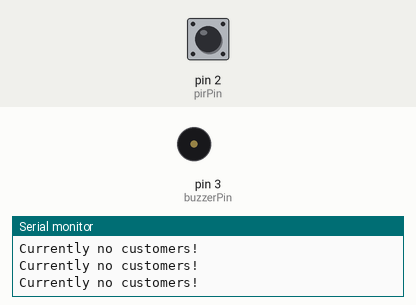
Simulated run of this sketch. Board: Arduino Uno, built with avr-gcc and run on an emulated ATmega328P. On the bench: buzzer (waves = sounding), the last lines printed to the serial monitor. The inputs (shaded band) are chosen by the test bench; at power-on: pin 2 (pirPin) LOW.

Above: at 1.2 s.
1.3 s: pin 2 (pirPin) driven HIGH
At 2.1 s:
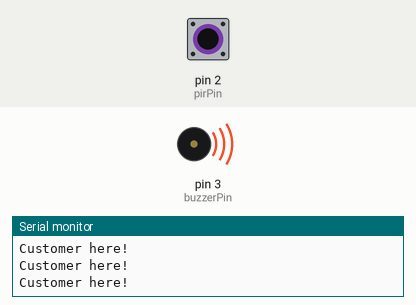
Timing chart, 0 to 2.8 s (numbered marks = the images above; inputs shaded):
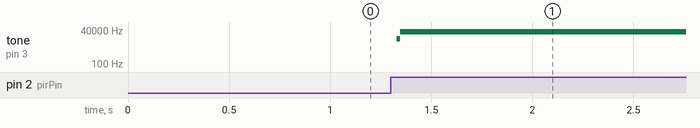

Measured:
- after the input at 1.3 s, tone on pin 3 (buzzerPin): silent → 8313 Hz at once, → 29285 Hz 0.02 s later

The sketch:

hackathon1_buzzer.ino
```cpp
 //TONES

 #define  A  440.00
 #define  Ab 415.30
 #define  B  493.88
 #define  Bb 466.16
 #define  C  523.25
 #define  D  587.33
 #define  Cs 554.37
 #define  E  659.26
 #define  Eb 622.25
 #define  F  698.46
 #define  Fs 739.99
 #define  G  783.99
 #define  R  0

const int buzzerPin=3;
const int pirPin=2;

const int pause=1000;
const int tempo = 140;
const int beats = 30;
const int duration = beats*tempo;

const int pirates[] = {D,D,D,E,F,F,
F,G,E,E,D,C,C,D,
A,C,D,D,D,E,F,F,
F,G,E,E,D,C,C,D,
A,C,D,D,D,E,G,G,A,Bb,Bb,A,G,A,D,
D,E,F,F,G,A,D,
D,F,E,E,D,C,C,D,
D,D,D,D,E,F,F,
F,G,E,E,D,C,C,D,A,C};

int currenttone = 0;
int val = 0;
bool motionstate = false;

//Functions

void setup() {
  // put your setup code here, to run once:
  pinMode(buzzerPin, OUTPUT);
  pinMode (pirPin, INPUT);
  //pinMode (5, OUTPUT);
  Serial.begin(9600);
}

void loop() {
   //put your main code here, to run repeatedly:
  val = digitalRead(pirPin);
  if (val == HIGH)
  {
    if (motionstate == false)
    {
      Serial.println("Customer here!");
      motionstate == true;
    }

    int count=sizeof(pirates);
    for (int i=0; i<count; i++)
    {
      currenttone=pirates[i];
      tone(buzzerPin, currenttone);
    }
  }
  else
  {
       Serial.println("Currently no customers!");
       motionstate = false;
       noTone(buzzerPin);
  }
}
```
